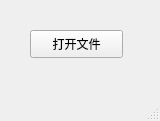
<?xml version="1.0" encoding="UTF-8"?>
<ui version="4.0">
 <class>MainWindow</class>
 <widget class="QMainWindow" name="MainWindow">
  <property name="geometry">
   <rect>
    <x>0</x>
    <y>0</y>
    <width>160</width>
    <height>121</height>
   </rect>
  </property>
  <property name="windowTitle">
   <string>MainWindow</string>
  </property>
  <widget class="QWidget" name="centralwidget">
   <widget class="QPushButton" name="openFile">
    <property name="geometry">
     <rect>
      <x>30</x>
      <y>30</y>
      <width>93</width>
      <height>28</height>
     </rect>
    </property>
    <property name="text">
     <string>打开文件</string>
    </property>
   </widget>
  </widget>
  <widget class="QMenuBar" name="menubar">
   <property name="geometry">
    <rect>
     <x>0</x>
     <y>0</y>
     <width>160</width>
     <height>26</height>
    </rect>
   </property>
  </widget>
  <widget class="QStatusBar" name="statusbar"/>
 </widget>
 <resources/>
 <connections/>
</ui>
